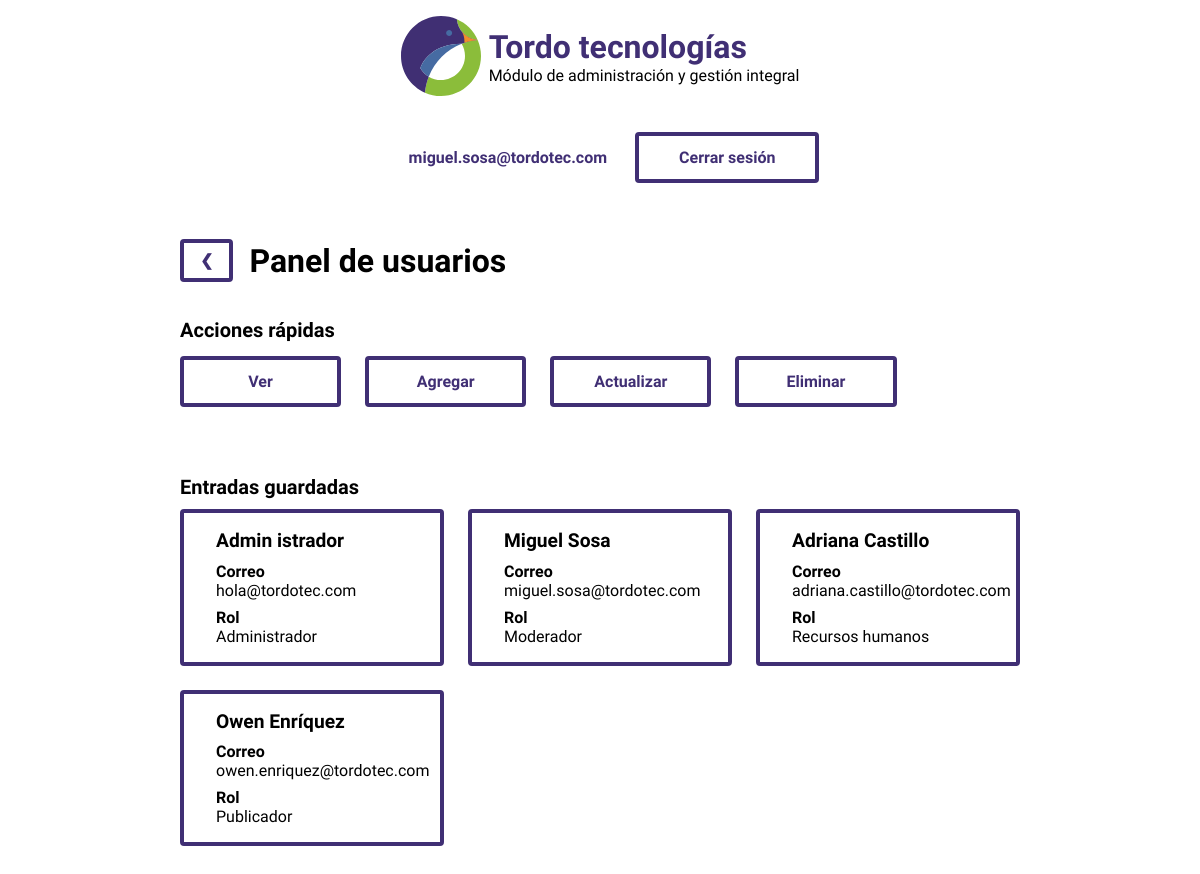
The page /usuarios.php (signed in) on the database its author committed.
### tables this page shows
CREATE TABLE `usuarios` (
  `correo` text NOT NULL,
  `nombre` text NOT NULL,
  `apellido` text NOT NULL,
  `contrasenna` text NOT NULL,
  `rol` int(11) NOT NULL
);

### usuarios.php (the view, shortened to what this page needs)
<!DOCTYPE html>
<html lang="es-MX">
<head>
    <link rel="stylesheet" href="css/panel.css">
</head>
<body>
    <header>
        <div id="navegacion">
            <div class="logotipo">
                <img id="logo" src="img/icons/logo.svg" alt="Logotipo">
                <div>
                    <h1>Tordo tecnologías</h1>
                    <p>Módulo de administración y gestión integral</p>
                </div>
            </div>
            <nav>
                <p id="usuario"><?php echo $_SESSION["correo"];?></p>
                <a href="php/conexion/cerrar.php" class="boton">Cerrar sesión</a>
            </nav>
        </div>
    </header>
    <section id="acciones">
        <div class="migas">
            <a href="inicio.php" class="boton">&#10094;</a>
            <h2>Panel de usuarios</h2>
        </div>
        <h3>Acciones rápidas</h3>
        <div class="gridAcciones">
            <a id="ver" class="boton">Ver</a>
            <a id="agregar" class="boton">Agregar</a>
            <a id="editar" class="boton">Actualizar</a>
            <a id="eliminar" class="boton">Eliminar</a>
        </div>
    </section>
    <section id="panelVer">
        <h3>Entradas guardadas</h3>
        <div class="grid">
            <?php
                include("php/conexion/casper.php");
                $leer = "SELECT * FROM usuarios";
                $query = $conexion->query($leer);
                if ($query == true) {
                    while ($datos = mysqli_fetch_array($query)) {
                        echo <<<END
                        <div class="tarjeta">
                            <div class="tarjetaCuerpo">
                                <p class="tarjetaTitulo">$datos[1] $datos[2]</p>
                                <p class="tarjetaSubtitulo">Correo</p>
                                <p class="tarjetaTexto">$datos[0]</p>
                                <p class="tarjetaSubtitulo">Rol</p>
                        END;
                        switch ($datos[4]) {
                            case 0:
                                echo '<p class="tarjetaTexto">Administrador</p>';
                                break;
                            case 1:
                                echo '<p class="tarjetaTexto">Moderador</p>';
                                break;
                            case 2:
                                echo '<p class="tarjetaTexto">Recursos humanos</p>';
                                break;
                            case 3:
                                echo '<p class="tarjetaTexto">Publicador</p>';
                                break;
                        }
                        echo <<<END
                            </div>
                        </div>
                        END;
                    }
                }
            ?>
        </div>
    </section>
</body>
</html>
<?php
die();
?>

### css/panel.css (style rules this page uses)
:root { --color_oscuro: rgb(64, 47, 116); --color_claro: rgb(70, 107, 162); --color_enfasis: rgb(139, 189, 58); --color_realce: rgb(240, 142, 45); }
* { margin: 0px; padding: 0px; }
body { font-family: 'Didact Gothic', sans-serif; }
nav { display: flex; flex-direction: column; margin: 1em 0em; align-items: center; align-self: center; }
section { padding: 1em 10vw; }
h1 { font-weight: bold; color: var(--color_oscuro); }
h2 { font-size: 2em; margin-bottom: 0.5em; }
h3 { font-size: 1.25em; margin-bottom: 0.5em; }
a { cursor: pointer; text-decoration: none; }
.migas { display: flex; align-items: center; margin-bottom: 2em; }
.migas > h2 { margin: 0; margin-left: 0.5em; }
.migas > .boton { padding: 0.5em 1em; }
.logotipo { padding: 1em; display: flex; flex-flow: column; align-items: center; }
.logotipo > div { text-align: center; }
.boton { width: fit-content; display: block; background: none; padding: 0.75em 1.5em; margin: 0.25em 0em; text-align: center; font-weight: bold; text-decoration: none; border: 0.25em solid var(--color_oscuro); border-radius: 0.25em; color: var(--color_oscuro); transition: 0.3s; }
.grid { width: 100%; display: grid; grid-template-columns: 1fr; grid-template-rows: auto; grid-gap: 1.5em; }
.gridAcciones { display: grid; grid-template-columns: 1fr 1fr; grid-template-rows: auto; grid-gap: 1.5em; }
.gridAcciones > .boton { width: auto; }
.tarjeta { display: flex; flex-direction: column; overflow: hidden; border: 0.25em solid var(--color_oscuro); border-radius: 0.25em; transition: 0.2s; background: white; }
.tarjetaCuerpo { margin: 1em 0em; padding: 0em 2em; }
.tarjetaTitulo { font-size: 1.2em; font-weight: bold; margin-bottom: 0.5em; }
.tarjetaSubtitulo { font-weight: bold; margin-top: 0.5em; }
#usuario { width: fit-content; display: block; background: none; padding: 0.75em 1.5em; margin: 0.25em 0em; text-align: right ; font-weight: bold; text-decoration: none; border: 0.25em solid white; border-radius: 0.25em; color: var(--color_oscuro); }
#navegacion { width: 100%; display: flex; flex-flow: column; align-items: center; }
#logo { width: 5em; margin-right: 0.5em; }
@media screen and (min-width: 720px) { nav { flex-flow: row; } }
@media screen and (min-width: 720px) { section { padding: 1em 10vw; } }
@media screen and (min-width: 720px) { .boton { padding: .75em 2.5em; } }
@media screen and (min-width: 720px) { .grid { grid-template-columns: 1fr 1fr; } }
@media screen and (min-width: 720px) { .logotipo { display: flex; flex-flow: row; } }
@media screen and (min-width: 720px) { .logotipo > div { text-align: left; } }
@media screen and (min-width: 1020px) { section { padding: 2em 15vw; } }
@media screen and (min-width: 1020px) { .grid { grid-template-columns: 1fr 1fr 1fr; } }
@media screen and (min-width: 1020px) { .gridAcciones { display: grid; grid-template-columns: 1fr 1fr 1fr 1fr; grid-template-rows: auto; grid-gap: 1.5em; width: fit-content; } }

### rows shown on the page
usuarios: nombre "Admin", apellido "istrador", correo "hola@tordotec.com", rol "Administrador"
usuarios: nombre "Miguel", apellido "Sosa", correo "miguel.sosa@tordotec.com", rol "Moderador"
usuarios: nombre "Adriana", apellido "Castillo", correo "adriana.castillo@tordotec.com", rol "Recursos humanos"
usuarios: nombre "Owen", apellido "Enríquez", correo "owen.enriquez@tordotec.com", rol "Publicador"

### other values the page prints
$_SESSION["correo"] "miguel.sosa@tordotec.com"
